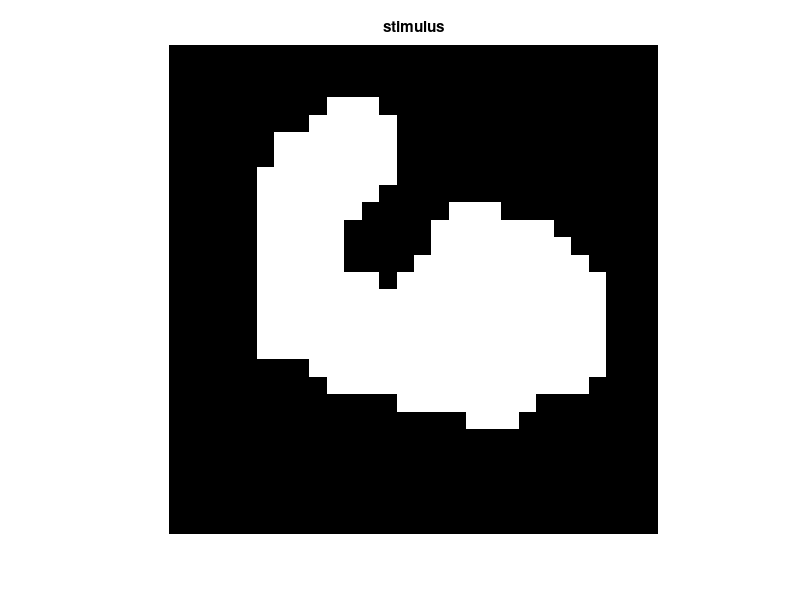

This figure's MATLAB source:
% Task 1

%% Load the dataset.

load('69dataset2.mat');

%% Visualize some of the stimuli. Tip: You can use reshape function, and
% imshow or imagesc functions.

i = 1;
x = reshape(X(i, :), 28, 28);
% x = reshape(X_prior(i, :), 28, 28);

imshow(x);
% imagesc(x);
title('stimulus');

%% Normalize X and Y to have zero mean and unit variance. Tip: Recall that
% normalization means subtracting the mean of each pixel/voxel from itself
% and dividng it by its standard deviation. You can use bsxfun, mean and
% std functions, or zscore function.

X       = zscore(X);
X_prior = zscore(X_prior);
Y       = zscore(Y);

%% Split X and Y in two parts called X_training and X_test, and Y_training
% and Y_test. The training set should contain 80 stimulus-response pairs
% (40 pairs for sixes and 40 pairs for nines). The test set should contain
% 20 stimulus-response pairs (10 pairs for sixes and 10 pairs for nines).

X_training = X([1 : 40 51 : 90], :);
X_test     = X([41 : 50 91 : end], :);
Y_training = Y([1 : 40 51 : 90], :);
Y_test     = Y([41 : 50 91 : end], :);
